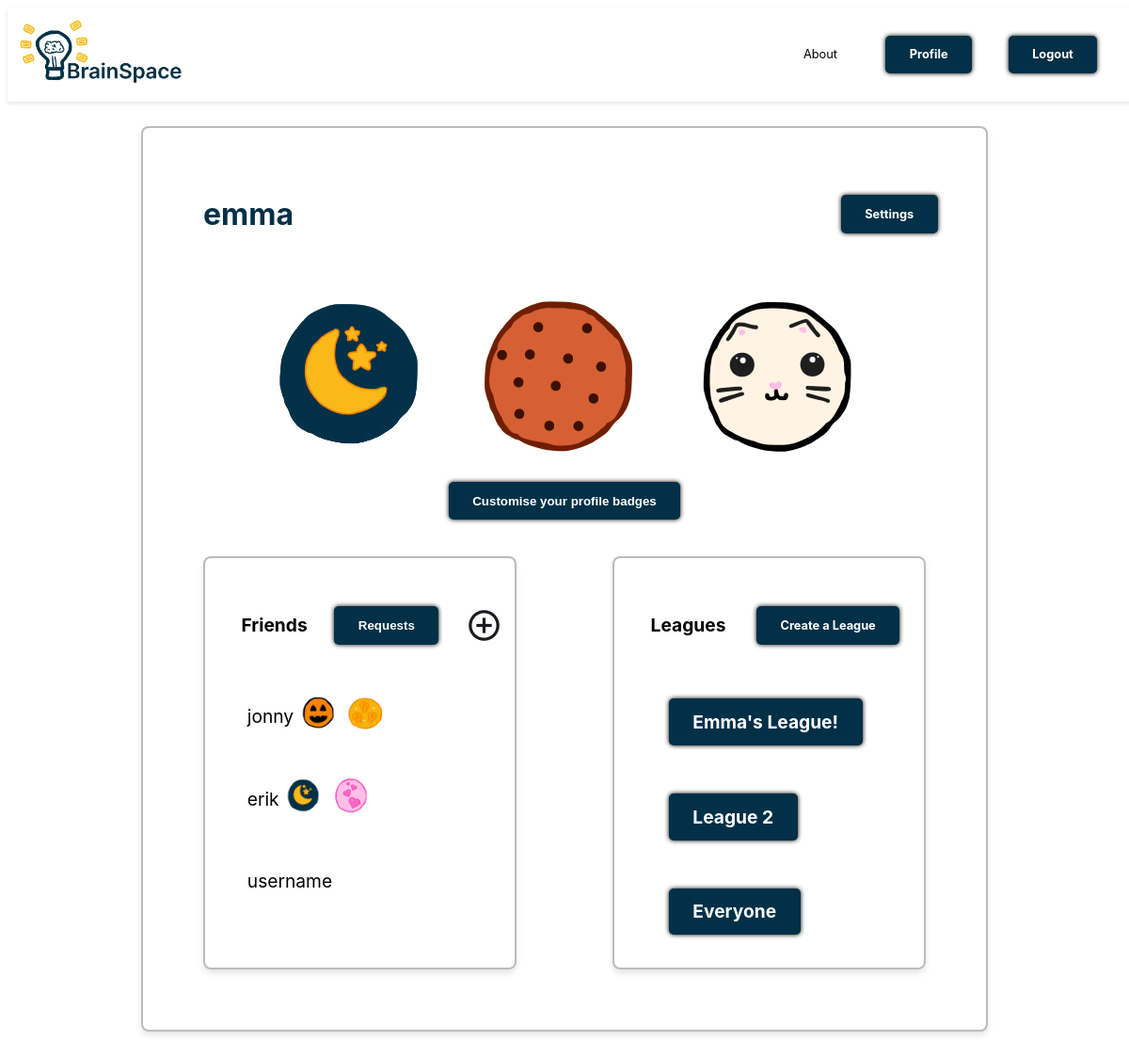
/profile/ (signed in), run on the app's committed database.
### cards/models.py (models this page shows, shortened)
class Badge(models.Model):
    name = models.CharField(max_length=255)
    price = models.IntegerField()
    description = models.TextField()
    image = models.ImageField(upload_to='badges/', null=True, blank=True)

class League(models.Model):
    name = models.CharField(max_length=255)
    owner = models.ForeignKey(Profile, on_delete=models.CASCADE, related_name='owned_leagues')
    last_rewarded = models.DateTimeField(default=timezone.now())
    previous_top_users = models.TextField(null=True, blank=True)

### cards/views.py (the view)
    def wrapper(request, *args, **kwargs):
        if not request.user.profile.is_verified:
            return redirect('verify_email_prompt')
        return view_func(request, *args, **kwargs)

### cards/models.py (called while the page is built)
    def get_friends(self):
        return Profile.objects.filter(
            models.Q(friendship_requests_sent__receiver=self, friendship_requests_sent__status='accepted') |
            models.Q(friendship_requests_received__sender=self, friendship_requests_received__status='accepted')
        ).distinct()

    def get_leagues(self):
        return League.objects.filter(models.Q(owner=self) | models.Q(league_users__user=self)).distinct()

### cards/views.py (called while the page is built)
def email_verified_required(view_func):
    def wrapper(request, *args, **kwargs):
        if not request.user.profile.is_verified:
            return redirect('verify_email_prompt')
        return view_func(request, *args, **kwargs)
    return wrapper

### cards/templates/cards/profile.html (shortened to what this page needs)
{% extends 'cards/header.html' %}
{% block content %}
{% load static %}
<div class="dashboard">
    <div class="profile-box">
        <div class="flashcard-nav-header">
            <h1>{{ user.username }}</h1>
            <a href ="{% url 'settings_page' %}" class="signupbtn">Settings</a>
        </div>
        <div class="badge-container" id="badgeContainer">
            {% for badge in displayed_badges %}
                <div class="badge-box">
                    <div class="badge-image">
                        <img src="{% static badge.image %}" alt="{{ badge.name }}">
                    </div>
                </div>
            {% endfor %}
        </div>
        <button id="editBadges" class="signupbtn">Customise your profile badges</button>
        <div class="dashboard">
            <div class="scrollbox">
                <div class="flashcard-nav-header">
                    <h2>Friends</h2>
                    <button id="viewRequestsBtn" class="loginbtn">Requests</button>
                    <img src ="{% static 'images/add_circle.png' %}" id="openModal" alt="Add Friends" cursor="pointer" tabindex="0">
                </div>
                <div class="friend-list" style="overflow-y: auto; overflow-x: hidden;">
                    {% for friend_data in friends_with_badges %}
                    <div class="friend-box">
                        <p>{{ friend_data.friend.username }}</p>
                        <div class="friend-badges">
                            {% for badge in friend_data.badges %}
                                <img src="{% static badge.image %}" alt="{{ badge.name }}" class="badge-icon">
                            {% endfor %}
                        </div>
                    </div>
                {% empty %}
                    <div class="brainspace-intro">
                        No friends found. Add friends to compare badges and join leagues!
                    </div>
                {% endfor %}
                </div>
            </div>
            <div class="scrollbox">
                <div class="flashcard-nav-header">
                    <h2>Leagues</h2>
                    <a href ="{% url 'create_league' %}" class="signupbtn">Create a League</a>
                </div>
                <div class="friend-list">
                    {% for league in leagues %}
                    <div class="friend-box">
                        <a href="{% url 'league' league.id %}" class="loginbtn">{{ league.name }}</a>
                    </div>
                    {% empty %}
                    <div class="brainspace-intro">
                        No leagues found. Create a league to compete with friends!
                    </div>
                    {% endfor %}
            </div>
        </div>
</div>
{% endblock %}

### static/css/styles.css (style rules this page uses)
html { font-size: 80%; overflow-x: hidden; }
body { font-family: 'Inter', Arial, sans-serif; height: 100vh; display: flex; flex-wrap: wrap; justify-content: center; }
h1 { font-size: 2.5rem; margin-left: 2rem; color: #023047; }
.loginbtn { display: inline-block; margin: 1rem; padding: 1rem 2rem; background-color: #023047; color: #fff; font-weight: bold; text-decoration: none; border-radius: 5px; text-align: center; box-shadow: #000000 0px 0px 5px; }
.signupbtn { display: inline-block; margin: 1rem; padding: 1rem 2rem; background-color: #023047; color: #fff; font-weight: bold; text-decoration: none; border-radius: 5px; text-align: center; box-shadow: #000000 0px 0px 5px; }
button { display: inline-block; font-weight: bold; padding: 1rem; background-color: #023047; color: #fff; border: none; cursor: pointer; border-radius: 5px; }
.scrollbox { width: 90%; height: 70vh; padding: 3rem; margin-top: 2rem; overflow-y: auto; border: 2px solid #00000043; border-radius: 8px; box-shadow: 0 4px 6px rgba(0, 0, 0, 0.1); }
.profile-box .scrollbox { width: 80%; height: 30rem; margin-top: 0rem; padding: 2rem; overflow-x: hidden; }
.profile-box { display: flex; justify-content: center; flex-direction: column; align-items: center; margin-bottom: 2rem; padding: 3rem; border: 2px solid #00000043; border-radius: 8px; background-color: #fff; box-shadow: 0 4px 6px rgba(0, 0, 0, 0.1); min-width: 75%; height: 85%; box-sizing: border-box; }
.friend-list { display: flex; flex-direction: column; gap: 1rem; width: 100%; padding: 1rem; }
.friend-box { font-size: 1.5rem; display: flex; align-items: center; padding: 0.5rem; width: 100%; }
.friend-box img { width: 3rem; height: 3rem; border-radius: 50%; margin-left: 0.5rem; }
.badge-container { display: flex; justify-content: center; align-items: center; gap: 2rem; flex-wrap: wrap; min-width: 100%; margin-top: 2rem; }
.badge-shop .header, .flashcard-nav-header { width: 100%; display: flex; align-items: center; justify-content: space-between; padding: 1rem; }
.badge-box { display: flex; flex-direction: column; align-items: center; justify-content: center; text-align: center; padding: 10px; gap: 10px; }
.dashboard { display: flex; gap: 8rem; padding: 2rem; justify-content: center; }

### data on the page
Badge: image (picture)
Badge: image (picture)
Badge: image (picture)
Badge: image (picture)
Badge: image (picture)
Badge: image (picture)
League: name "Emma's League!"
League: name "League 2"
League: name "Everyone"

### other printed values
{{ user.username }} "emma"
{{ friend_data.friend.username }} "jonny"
{{ friend_data.friend.username }} "erik"
{{ friend_data.friend.username }} "username"
